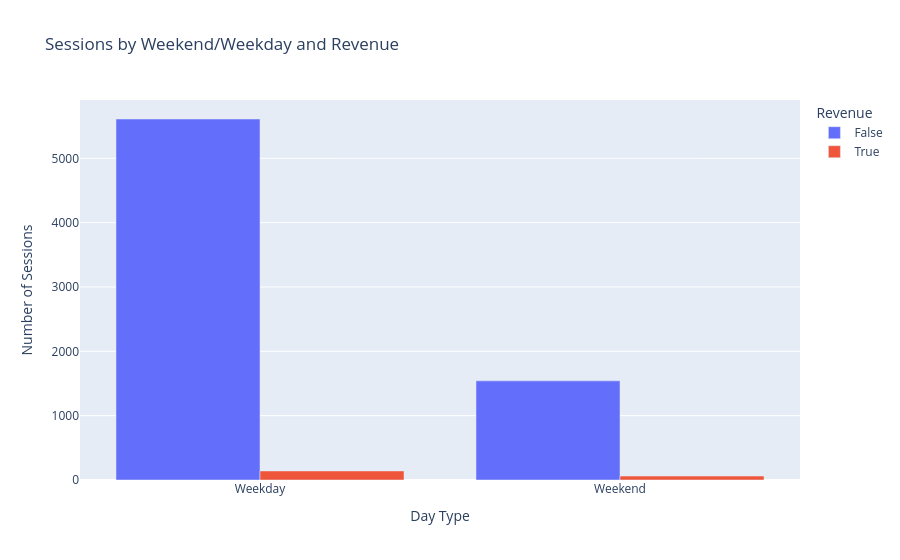

This figure's notebook cell:
### Markdown cell above
## Sessions by Weekend/Weekday and Revenue
This chart compares how many website sessions occur on weekdays versus weekends, and how many of those sessions result in revenue.

### Code cell
df_cleaned["WeekendLabel"] = df_cleaned["Weekend"].map({True: "Weekend", False: "Weekday"})
weekend_group = df_cleaned.groupby(["WeekendLabel", "Revenue"]).size().reset_index(name="Count")

fig6 = px.bar(
    weekend_group,
    x="WeekendLabel",
    y="Count",
    color="Revenue",
    barmode="group",
    title="Sessions by Weekend/Weekday and Revenue",
    labels={"WeekendLabel": "Day Type", "Count": "Number of Sessions", "Revenue": "Revenue"}
)
fig6.show()

### Figure 1 — Plotly figure (JSON) as saved in the notebook; plotly's stock layout.template omitted (floating-point values rounded to 4 significant figures)
{"data": [{"alignmentgroup": "True", "hovertemplate": "Revenue=False<br>Day Type=%{x}<br>Number of Sessions=%{y}<extra></extra>", "legendgroup": "False", "marker": {"color": "#636efa", "pattern": {"shape": ""}}, "name": "False", "offsetgroup": "False", "orientation": "v", "showlegend": true, "textposition": "auto", "type": "bar", "x": ["Weekday", "Weekend"], "xaxis": "x", "y": [5611, 1541], "yaxis": "y"}, {"alignmentgroup": "True", "hovertemplate": "Revenue=True<br>Day Type=%{x}<br>Number of Sessions=%{y}<extra></extra>", "legendgroup": "True", "marker": {"color": "#EF553B", "pattern": {"shape": ""}}, "name": "True", "offsetgroup": "True", "orientation": "v", "showlegend": true, "textposition": "auto", "type": "bar", "x": ["Weekday", "Weekend"], "xaxis": "x", "y": [141, 61], "yaxis": "y"}], "layout": {"barmode": "group", "legend": {"title": {"text": "Revenue"}, "tracegroupgap": 0}, "title": {"text": "Sessions by Weekend/Weekday and Revenue"}, "xaxis": {"anchor": "y", "domain": [0, 1], "title": {"text": "Day Type"}}, "yaxis": {"anchor": "x", "domain": [0, 1], "title": {"text": "Number of Sessions"}}}}
